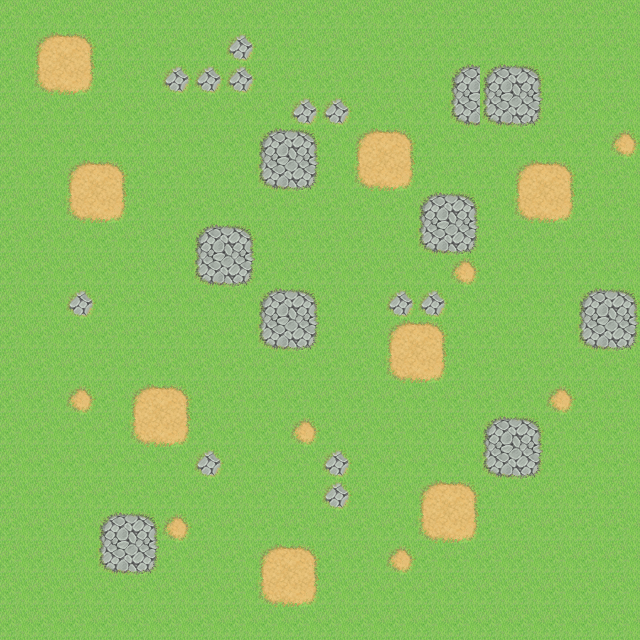

This game map was drawn from its Tiled (.tmx) file and the tilesets committed beside it. A one-line description and the full map source follow:
An orthogonal 20x20 tile map with 32x32 px tiles, 1 tile layer (Tile Layer 1).

<map version="1.2" tiledversion="1.2.4" orientation="orthogonal" renderorder="right-down" width="20" height="20" tilewidth="32" tileheight="32" infinite="0" nextlayerid="2" nextobjectid="1">
 <tileset firstgid="1" source="Outside_A2.tsx" />
 <layer id="1" name="Tile Layer 1" width="20" height="20">
  <data encoding="csv">
1,1,1,1,1,1,2,2,2,2,2,2,2,2,2,2,2,2,2,2,
1,19,20,1,1,1,1,5,1,1,1,1,2,2,2,2,2,2,2,2,
17,35,36,17,17,5,5,5,17,17,17,17,1,1,21,21,22,1,1,1,
33,33,33,33,33,33,33,33,33,5,5,33,17,17,37,37,38,17,17,17,
1,1,1,1,1,1,1,1,21,22,1,19,20,1,1,1,2,2,2,3,
2,2,19,20,2,2,2,2,37,38,2,35,36,2,2,2,19,20,2,2,
1,1,35,36,1,1,1,2,18,18,18,18,18,21,22,18,35,36,18,18,
17,17,17,17,17,17,21,22,1,1,1,1,1,37,38,1,1,1,1,1,
1,1,1,1,1,1,37,38,1,1,1,1,1,1,3,1,1,1,1,1,
17,17,5,17,17,17,17,17,21,22,17,17,5,5,2,2,2,2,21,22,
33,33,1,2,2,2,2,2,37,38,2,2,19,20,18,18,18,18,37,38,
1,1,1,1,1,1,1,1,1,1,1,1,35,36,1,1,1,1,2,2,
17,17,3,17,19,20,17,17,17,17,17,17,17,1,2,2,2,3,18,18,
33,33,33,33,35,36,2,2,2,3,2,2,2,2,18,21,22,18,34,34,
1,2,2,2,2,18,5,18,18,18,5,18,18,1,1,37,38,1,1,1,
1,1,1,1,1,1,1,1,1,1,5,1,1,19,20,17,17,17,1,2,
17,17,17,21,22,3,17,2,2,17,17,17,17,35,36,1,1,1,1,1,
33,33,33,37,38,33,1,2,19,20,1,1,3,1,1,1,1,1,17,17,
1,1,1,1,1,1,1,1,35,36,1,17,17,17,17,17,17,17,33,33,
1,17,17,17,17,17,17,17,17,17,17,33,33,33,33,33,33,33,34,2
</data>
 </layer>
</map>
